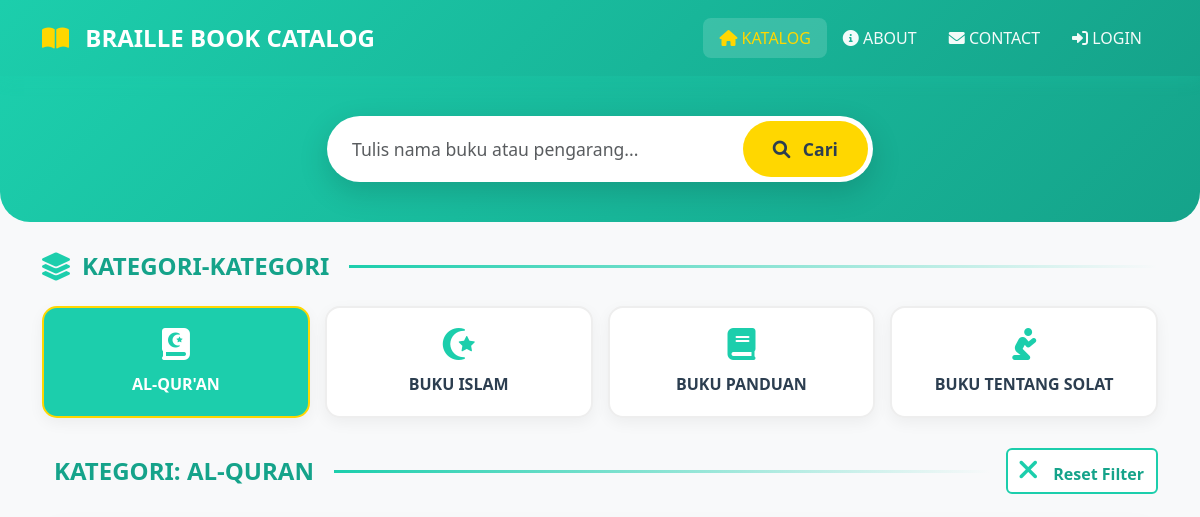
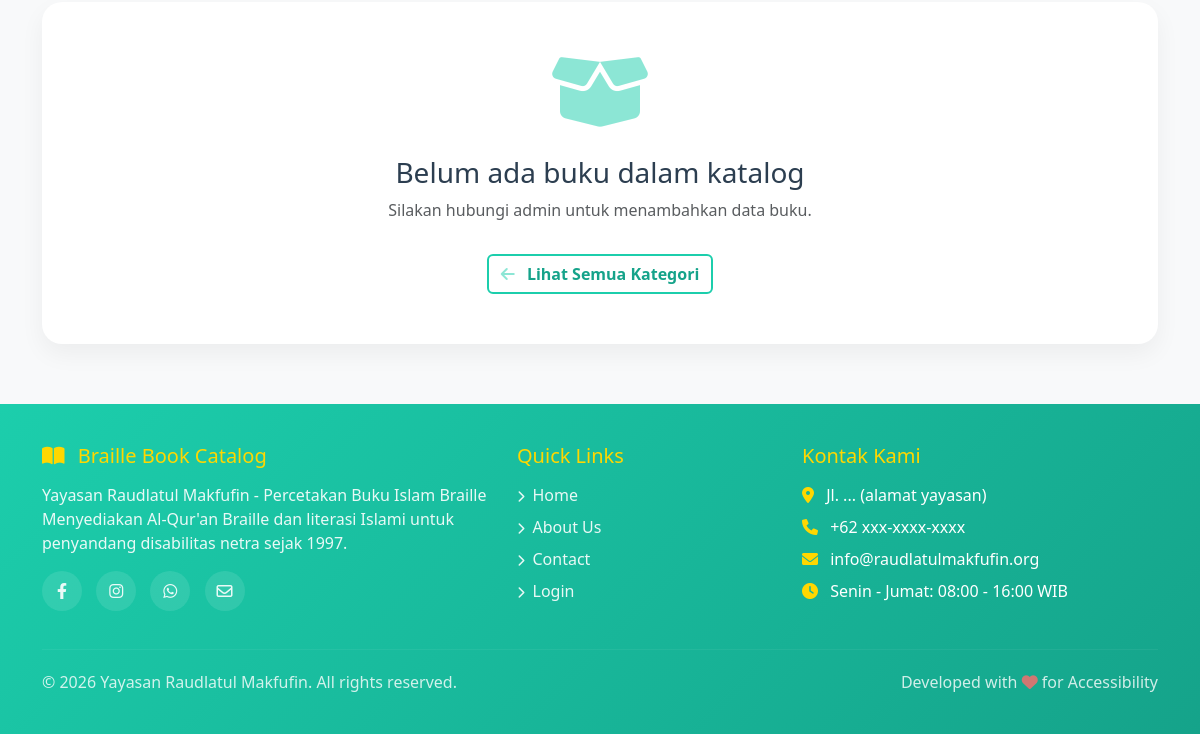
The page /braille-store/index.php?kategori=Al-Quran on the database as committed earlier (2 pictures, top to bottom).
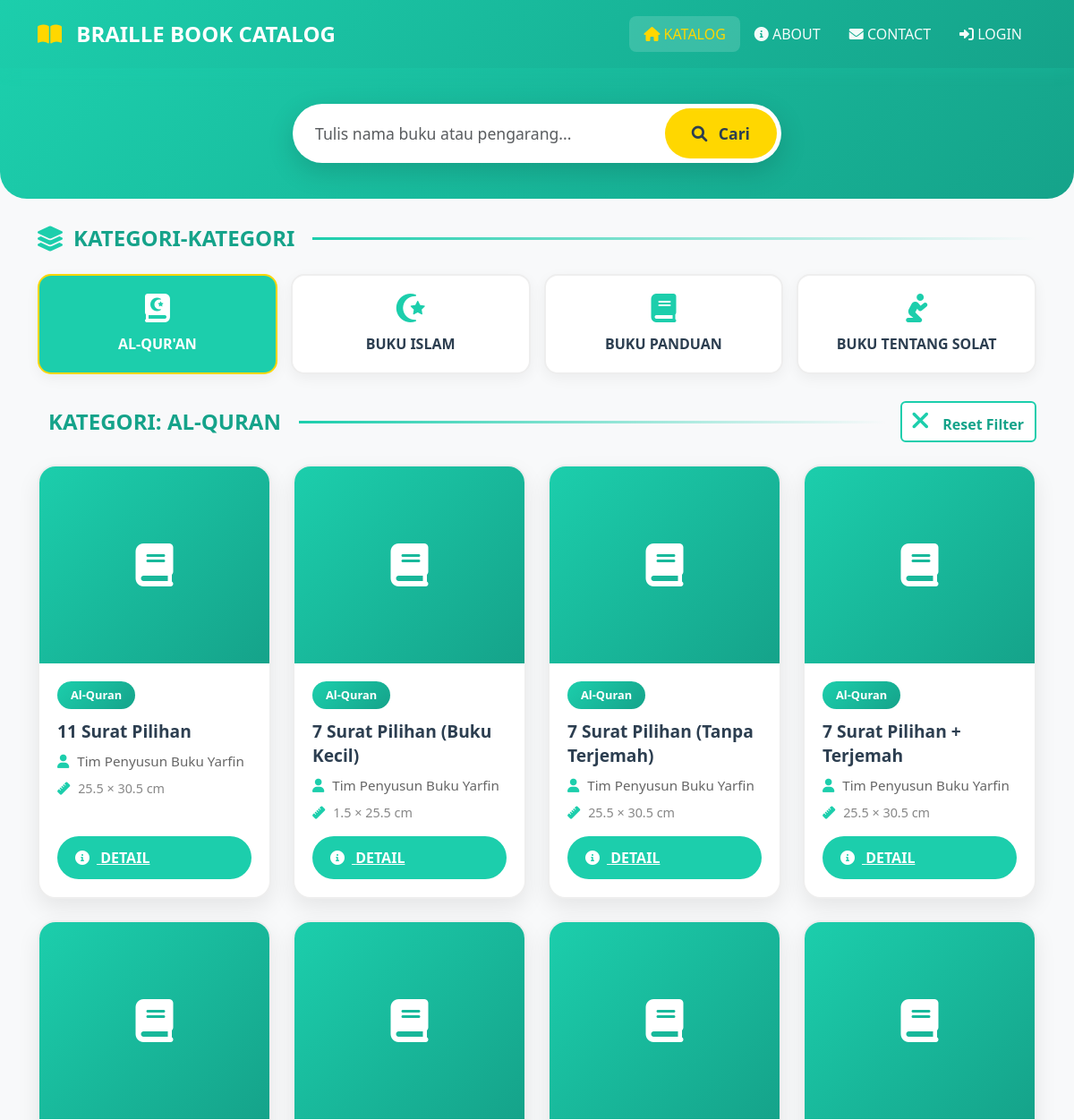
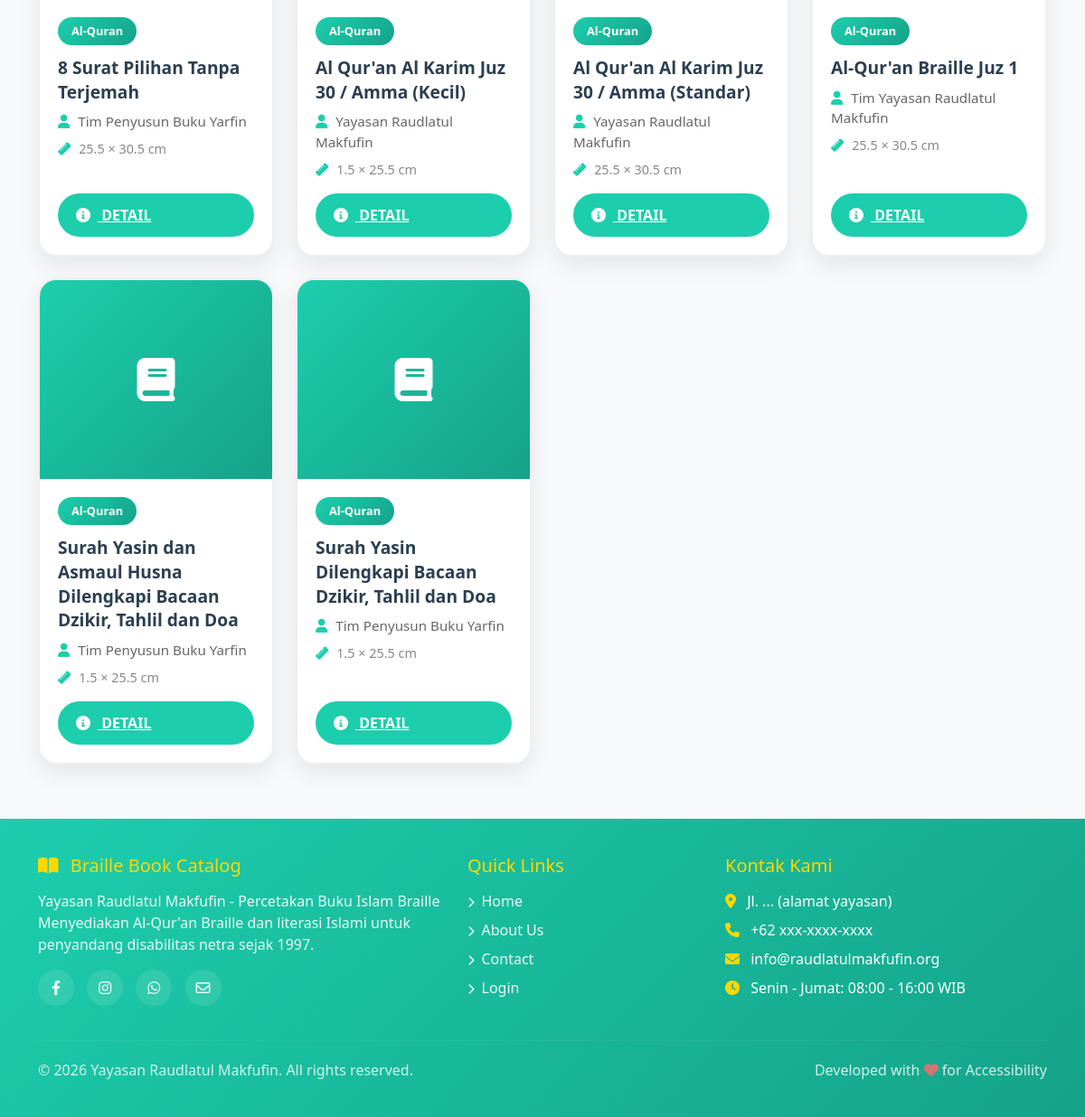
The same page on the database as committed later (2 pictures, top to bottom).
### tables this page shows
CREATE TABLE `buku` (
  `id` int(11) NOT NULL,
  `judul` varchar(200) NOT NULL,
  `pengarang` varchar(100) NOT NULL,
  `penerbit` varchar(100) NOT NULL,
  `jml_halaman` int(5) NOT NULL,
  `ukuran` enum('Besar','Kecil') NOT NULL COMMENT 'Besar=25.5x30.5cm, Kecil=1.5x25.5cm',
  `jml_lembaran` int(5) NOT NULL,
  `kategori` enum('Al-Quran','Islam','Panduan','Solat') NOT NULL,
  `sinopsis` text NOT NULL,
  `gambar` varchar(255) DEFAULT 'default.jpg',
  `stok_tersedia` int(5) DEFAULT 0,
  `harga` decimal(15,2) NOT NULL DEFAULT 75000.00,
  `created_at` timestamp NOT NULL DEFAULT current_timestamp()
);

### braille-store/index.php (the view, shortened to what this page needs)
<?php
require_once 'includes/config.php';
$kategori_filter = isset($_GET['kategori']) ? $_GET['kategori'] : '';
$where_clause = '';
if ($kategori_filter && in_array($kategori_filter, ['Al-Quran', 'Islam', 'Panduan', 'Solat'])) {
    $where_clause = "WHERE kategori = '$kategori_filter'";
}
$query = "SELECT * FROM buku $where_clause ORDER BY judul ASC";
$result = mysqli_query($conn, $query);
?>
<!DOCTYPE html>
<html lang="id">
<head>
    <link href="https://cdn.jsdelivr.net/npm/bootstrap@5.3.0/dist/css/bootstrap.min.css" rel="stylesheet">
    <link rel="stylesheet" href="https://cdnjs.cloudflare.com/ajax/libs/font-awesome/6.0.0/css/all.min.css">
</head>
<body>
<nav class="navbar navbar-expand-lg">
    <div class="container">
        <a class="navbar-brand" href="index.php">
            <i class="fas fa-book-open"></i>
            <strong>BRAILLE BOOK CATALOG</strong>
        </a>
        <div class="collapse navbar-collapse" id="navbarNav">
            <ul class="navbar-nav ms-auto">
                <li class="nav-item">
                    <a class="nav-link active" href="index.php">
                        <i class="fas fa-home"></i> KATALOG
                    </a>
                </li>
                <li class="nav-item">
                    <a class="nav-link" href="#">
                        <i class="fas fa-info-circle"></i> ABOUT
                    </a>
                </li>
                <li class="nav-item">
                    <a class="nav-link" href="#">
                        <i class="fas fa-envelope"></i> CONTACT
                    </a>
                </li>
                <?php if (isset($_SESSION['user_id'])): ?>
                    <li class="nav-item">
                        <a class="nav-link" href="user/dashboard.php">
                            <i class="fas fa-user"></i> <?= htmlspecialchars($_SESSION['nama_lengkap']) ?>
                        </a>
                    </li>
                    <li class="nav-item">
                        <a class="nav-link" href="logout.php" style="color: #ff6b6b !important;">
                            <i class="fas fa-sign-out-alt"></i> LOGOUT
                        </a>
                    </li>
                <?php else: ?>
                    <li class="nav-item">
                        <a class="nav-link" href="login.php">
                            <i class="fas fa-sign-in-alt"></i> LOGIN
                        </a>
                    </li>
                <?php endif; ?>
            </ul>
        </div>
    </div>
</nav>
<section class="search-section">
    <div class="container">
        <div class="row justify-content-center">
            <div class="col-md-8 col-lg-6">
                <form action="cari.php" method="GET">
                    <div class="search-box d-flex">
                        <input type="search" name="keyword" class="form-control"
                               placeholder="Tulis nama buku atau pengarang..."
                               aria-label="Cari buku">
                        <button type="submit">
                            <i class="fas fa-search me-2"></i> Cari
                        </button>
                    </div>
                </form>
            </div>
        </div>
    </div>
</section>
<div class="container">
    <div class="section-title">
        <i class="fas fa-layer-group"></i>
        <h3>KATEGORI-KATEGORI</h3>
        <span class="line"></span>
    </div>
    <div class="category-grid">
        <a href="index.php?kategori=Al-Quran" class="category-item <?= $kategori_filter == 'Al-Quran' ? 'active' : '' ?>">
            <i class="fas fa-quran"></i>
            <span>AL-QUR'AN</span>
        </a>
        <a href="index.php?kategori=Islam" class="category-item <?= $kategori_filter == 'Islam' ? 'active' : '' ?>">
            <i class="fas fa-star-and-crescent"></i>
            <span>BUKU ISLAM</span>
        </a>
        <a href="index.php?kategori=Panduan" class="category-item <?= $kategori_filter == 'Panduan' ? 'active' : '' ?>">
            <i class="fas fa-book"></i>
            <span>BUKU PANDUAN</span>
        </a>
        <a href="index.php?kategori=Solat" class="category-item <?= $kategori_filter == 'Solat' ? 'active' : '' ?>">
            <i class="fas fa-pray"></i>
            <span>BUKU TENTANG SOLAT</span>
        </a>
    </div>
</div>
<div class="container">
    <div class="section-title">
        <h3>
            <?php if ($kategori_filter): ?>
                KATEGORI: <?= strtoupper($kategori_filter) ?>
            <?php else: ?>
                KOLEKSI BUKU BRAILLE
            <?php endif; ?>
        </h3>
        <span class="line"></span>
        <?php if ($kategori_filter): ?>
            <a href="index.php" class="btn btn-outline-category ms-3">
                <i class="fas fa-times"></i> Reset Filter
            </a>
        <?php endif; ?>
    </div>
    <div class="row g-4">
        <?php
        while ($row = mysqli_fetch_assoc($result)) :
        ?>
        <div class="col-lg-3 col-md-4 col-sm-6">
            <div class="book-card">
                <div class="book-img">
                    <?php if ($row['gambar'] && file_exists('assets/img/' . $row['gambar'])): ?>
                        <img src="assets/img/<?= $row['gambar'] ?>" alt="<?= htmlspecialchars($row['judul']) ?>">
                    <?php else: ?>
                        <i class="fas fa-book"></i>
                    <?php endif; ?>
                </div>
                <div class="book-body">
                    <span class="book-category"><?= $row['kategori'] ?></span>
                    <h5 class="book-title"><?= htmlspecialchars($row['judul']) ?></h5>
                    <p class="book-author">
                        <i class="fas fa-user"></i> <?= htmlspecialchars($row['pengarang']) ?>
                    </p>
                    <p class="book-size">
                        <i class="fas fa-ruler"></i>
                        <?= $row['ukuran'] == 'Besar' ? '25.5 × 30.5 cm' : '1.5 × 25.5 cm' ?>
                    </p>
                    <a href="detail.php?id=<?= $row['id'] ?>" class="btn-detail">
                        <i class="fas fa-info-circle me-2"></i> DETAIL
                    </a>
                </div>
            </div>
        </div>
        <?php endwhile; ?>
        <?php if (mysqli_num_rows($result) == 0): ?>
        <div class="col-12">
            <div class="empty-state">
                <i class="fas fa-box-open fa-5x mb-4"></i>
                <h3>Belum ada buku dalam katalog</h3>
                <p class="text-muted">Silakan hubungi admin untuk menambahkan data buku.</p>
                <?php if ($kategori_filter): ?>
                    <a href="index.php" class="btn btn-outline-category mt-3">
                        <i class="fas fa-arrow-left me-2"></i> Lihat Semua Kategori
                    </a>
                <?php endif; ?>
            </div>
        </div>
        <?php endif; ?>
    </div>
</div>
<footer class="footer">
    <div class="container">
        <div class="row">
            <div class="col-md-5 mb-4 mb-md-0">
                <h5>
                    <i class="fas fa-book-open me-2"></i>
                    Braille Book Catalog
                </h5>
                <p style="opacity: 0.9;">
                    Yayasan Raudlatul Makfufin - Percetakan Buku Islam Braille<br>
                    Menyediakan Al-Qur'an Braille dan literasi Islami untuk penyandang disabilitas netra sejak 1997.
                </p>
                <div class="social-links mt-3">
                    <a href="#"><i class="fab fa-facebook-f"></i></a>
                    <a href="#"><i class="fab fa-instagram"></i></a>
                    <a href="#"><i class="fab fa-whatsapp"></i></a>
                    <a href="#"><i class="far fa-envelope"></i></a>
                </div>
            </div>
            <div class="col-md-3 mb-4 mb-md-0">
                <h5>Quick Links</h5>
                <ul class="list-unstyled">
                    <li class="mb-2"><a href="index.php"><i class="fas fa-chevron-right me-2" style="font-size: 12px;"></i>Home</a></li>
                    <li class="mb-2"><a href="#"><i class="fas fa-chevron-right me-2" style="font-size: 12px;"></i>About Us</a></li>
                    <li class="mb-2"><a href="#"><i class="fas fa-chevron-right me-2" style="font-size: 12px;"></i>Contact</a></li>
                    <li class="mb-2"><a href="login.php"><i class="fas fa-chevron-right me-2" style="font-size: 12px;"></i>Login</a></li>
                </ul>
            </div>
            <div class="col-md-4">
                <h5>Kontak Kami</h5>
                <ul class="list-unstyled">
                    <li class="mb-2">
                        <i class="fas fa-map-marker-alt me-2" style="color: var(--accent-gold);"></i>
                        Jl. ... (alamat yayasan)
                    </li>
                    <li class="mb-2">
                        <i class="fas fa-phone me-2" style="color: var(--accent-gold);"></i>
                        +62 xxx-xxxx-xxxx
                    </li>
                    <li class="mb-2">
                        <i class="fas fa-envelope me-2" style="color: var(--accent-gold);"></i>
                        info@raudlatulmakfufin.org
                    </li>
                    <li class="mb-2">
                        <i class="fas fa-clock me-2" style="color: var(--accent-gold);"></i>
                        Senin - Jumat: 08:00 - 16:00 WIB
                    </li>
                </ul>
            </div>
        </div>
        <hr style="border-color: rgba(255,255,255,0.2); margin: 30px 0 20px;">
        <div class="row">
            <div class="col-md-6">
                <p class="mb-0" style="opacity: 0.8;">
                    © 2026 Yayasan Raudlatul Makfufin. All rights reserved.
                </p>
            </div>
            <div class="col-md-6 text-md-end">
                <p class="mb-0" style="opacity: 0.8;">
                    Developed with <i class="fas fa-heart" style="color: #ff6b6b;"></i> for Accessibility
                </p>
            </div>
        </div>
    </div>
</footer>
</body>
</html>

Rows that differ between the two databases and show on the page:
added buku: gambar "default.jpg" (drawn), kategori "Al-Quran", judul "11 Surat Pilihan", pengarang "Tim Penyusun Buku Yarfin", ukuran "25.5 × 30.5 cm"
added buku: gambar "default.jpg" (drawn), kategori "Al-Quran", judul "7 Surat Pilihan (Buku Kecil)", pengarang "Tim Penyusun Buku Yarfin", ukuran "1.5 × 25.5 cm"
added buku: gambar "default.jpg" (drawn), kategori "Al-Quran", judul "7 Surat Pilihan (Tanpa Terjemah)", pengarang "Tim Penyusun Buku Yarfin", ukuran "25.5 × 30.5 cm"
added buku: gambar "default.jpg" (drawn), kategori "Al-Quran", judul "7 Surat Pilihan + Terjemah", pengarang "Tim Penyusun Buku Yarfin", ukuran "25.5 × 30.5 cm"
added buku: gambar "default.jpg" (drawn), kategori "Al-Quran", judul "8 Surat Pilihan Tanpa Terjemah", pengarang "Tim Penyusun Buku Yarfin", ukuran "25.5 × 30.5 cm"
added buku: gambar "default.jpg" (drawn), kategori "Al-Quran", judul "Al Qur'an Al Karim Juz 30 / Amma (Kecil)", pengarang "Yayasan Raudlatul Makfufin", ukuran "1.5 × 25.5 cm"
added buku: gambar "default.jpg" (drawn), kategori "Al-Quran", judul "Al Qur'an Al Karim Juz 30 / Amma (Standar)", pengarang "Yayasan Raudlatul Makfufin", ukuran "25.5 × 30.5 cm"
added buku: gambar "default.jpg" (drawn), kategori "Al-Quran", judul "Al-Qur'an Braille Juz 1", pengarang "Tim Yayasan Raudlatul Makfufin", ukuran "25.5 × 30.5 cm"
added buku: gambar "default.jpg" (drawn), kategori "Al-Quran", judul "Surah Yasin dan Asmaul Husna Dilengkapi Bacaan Dzikir, Tahlil dan Doa", pengarang "Tim Penyusun Buku Yarfin", ukuran "1.5 × 25.5 cm"
added buku: gambar "default.jpg" (drawn), kategori "Al-Quran", judul "Surah Yasin Dilengkapi Bacaan Dzikir, Tahlil dan Doa", pengarang "Tim Penyusun Buku Yarfin", ukuran "1.5 × 25.5 cm"
Other text that changed with them:
text no longer shown: "Belum ada buku dalam katalog Silakan hubungi admin untuk menambahkan data buku. Lihat Semua Kategori"
